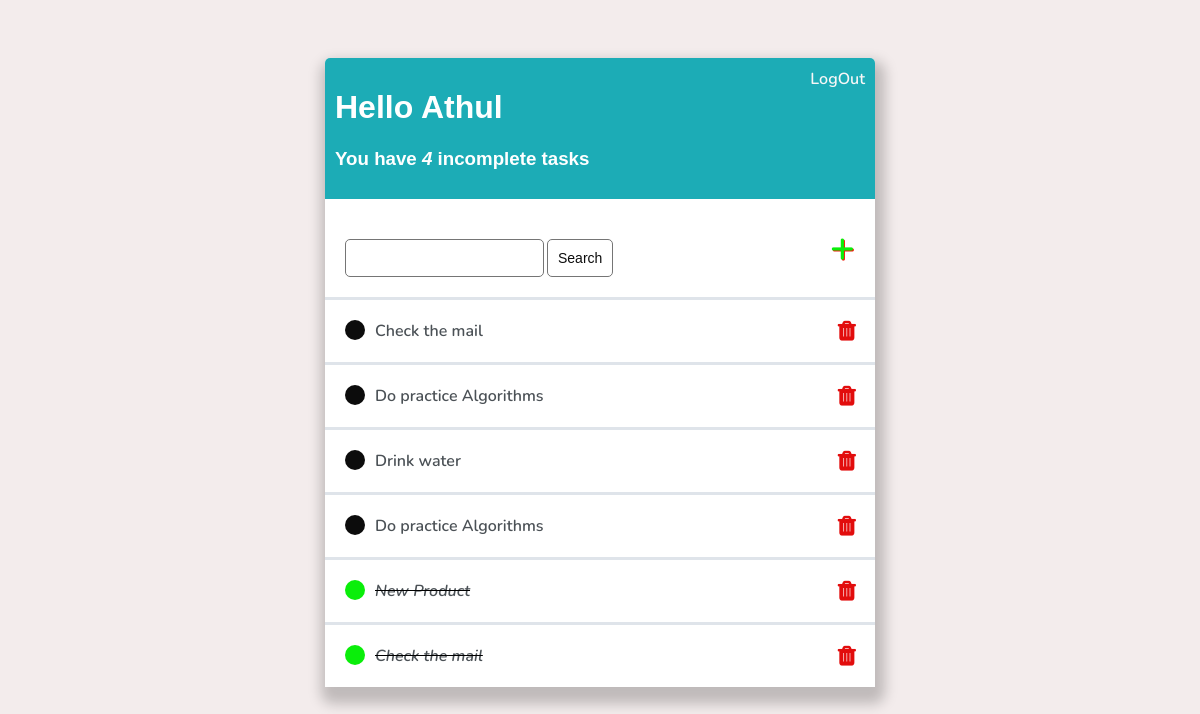
The app's page / (signed in) with its own data.
### base/models.py (models this page shows)
class Task(models.Model):
    user        = models.ForeignKey(User,on_delete=models.CASCADE,null=True,blank=True)
    title       = models.CharField(max_length=200)
    description = models.TextField(null=True,blank=True)
    completed   = models.BooleanField(default=False)
    created     = models.DateTimeField(auto_now_add=True)
    def __str__(self):
        return self.title
    class Meta:
        ordering = [ 'completed' ]

### base/views.py (the view)
# urls.py: path('',                      TaskList.as_view(),                    name='tasks'),
class TaskList(LoginRequiredMixin,ListView):
    model               = Task
    context_object_name = 'tasks'
    def get_context_data(self, **kwargs):
        context          = super().get_context_data(**kwargs)
        context['tasks'] = context['tasks'].filter(user=self.request.user)
        context['count'] = context['tasks'].filter(completed=False).count()
        search_input     = self.request.GET.get('search-area') or ''
        if search_input:
            context['tasks'] = context['tasks'].filter(title__startswith=search_input)
        context['search_input'] = search_input
        return context

### base/templates/base/task_list.html
{% extends "base/main.html" %}
{% block content %}
<div class="header">
    <div class="">
        <h1>Hello {{request.user | title}}</h1>
        {% if tasks %}
        <h3>You have <i>{{count}}</i> incomplete task{{ count|pluralize }} </h3>
        {% else  %}
        <h3>You have no tasks yet.</h3>
        {% endif %}
    </div>
    {% if request.user.is_authenticated %}
    <a href="{% url 'logout' %}">LogOut</a>
    {% else %}
    <p>{{request.user}}</p>
    <a href="{% url 'login' %}">LogIn</a>
    {% endif %}
</div>
<div id="search-add-wrapper">
    <form method="GET" style="display:flex;margin-top:20px">
        <input type="text" name="search-area" value="{{search_input}}">
        <input class="button" type="submit" value="Search">
    </form>
    <a id="add-link" href="{% url 'task-create' %}">&#43;</a>
</div>
<div class="task-items-wrapper">
    {% for task in tasks %}
        <div class="task-wrapper">
            {% if task.completed %}
                <div class="task-title">
                    <div class="task-complete-icon">
                    </div>
                    <i><s><a href="{% url 'task-update' task.id %}">{{task}}</a></s></i>
                </div>
            <a class="delete-link fa fa-trash" href="{% url 'task-delete' task.id %}"></a>
            {% else %}
                <div class="task-title">
                    <div class="task-incomplete-icon">
                    </div>
                    <a href="{% url 'task-update' task.id %}">{{task}}</a>
                </div>
            <a class="delete-link fa fa-trash" href="{% url 'task-delete' task.id %}"></a>
            {% endif %}
        </div>
    {% empty %}
    <h3 class="no-task">No items found</h2>
    {% endfor %}
</div>
{% endblock %}

### base/templates/base/main.html (style rules this page uses)
body { background-color: #f3ecec; font-family: 'Nunito', sans-serif; padding-top: 50px; }
h1,h2,h3,h4,h5,h6 { font-family: 'Raleway', sans-serif; }
a,p { color: #4b5156 }
a { font-weight: 600; }
input { outline: none; border: none; }
.header { display: flex; justify-content: space-between; color: #fff; padding: 10px; border-radius: 5px 5px 0 0; background-color:#1cacb6; }
.header a { color: rgb(247, 247, 247); text-decoration: none; }
.task-wrapper { display: flex; align-items: center; justify-content: space-between; background-color: #fff; border-top: 3px solid #dfe4ea; overflow: hidden; }
.task-title { display: flex; padding: 20px; }
.task-title a { text-decoration: none; color: #4b5156; margin-left: 10px; }
.task-complete-icon { height: 20px; width: 20px; background-color: rgb(10, 238, 10); border-radius: 50%; }
.task-incomplete-icon { height: 20px; width: 20px; background-color: rgb(12, 12, 12); border-radius: 50%; }
.delete-link { text-decoration: none; font-weight: 900; color: #e20d0d; font-size: 22px; line-height: 0; padding: 20px 20px; }
#add-link { color: rgb(10, 238, 10); text-decoration: none; font-size: 42px; text-shadow: 1px 1px #ec1c09; }
#search-add-wrapper { display: flex; justify-content: space-between; align-items: center; padding: 20px; }
input[type=text], input[type=password], textarea { border: 1px solid #757575; border-radius: 5px; padding: 10px; width: 90%; }
.button { border: 1px solid #757575; background-color: rgb(255, 255, 255); color: #0c0c0c; padding: 10px; font-size: 14px; border-radius: 5px; cursor: pointer; text-decoration: none; margin-left: 3px; }

### records on screen
Task: title "Check the mail"
Task: title "Do practice Algorithms"
Task: title "Drink water"
Task: title "Do practice Algorithms"
Task: title "New Product"
Task: title "Check the mail"

### other values on screen
{{ request.user | title }} "Athul"
{{ count }} "4"
